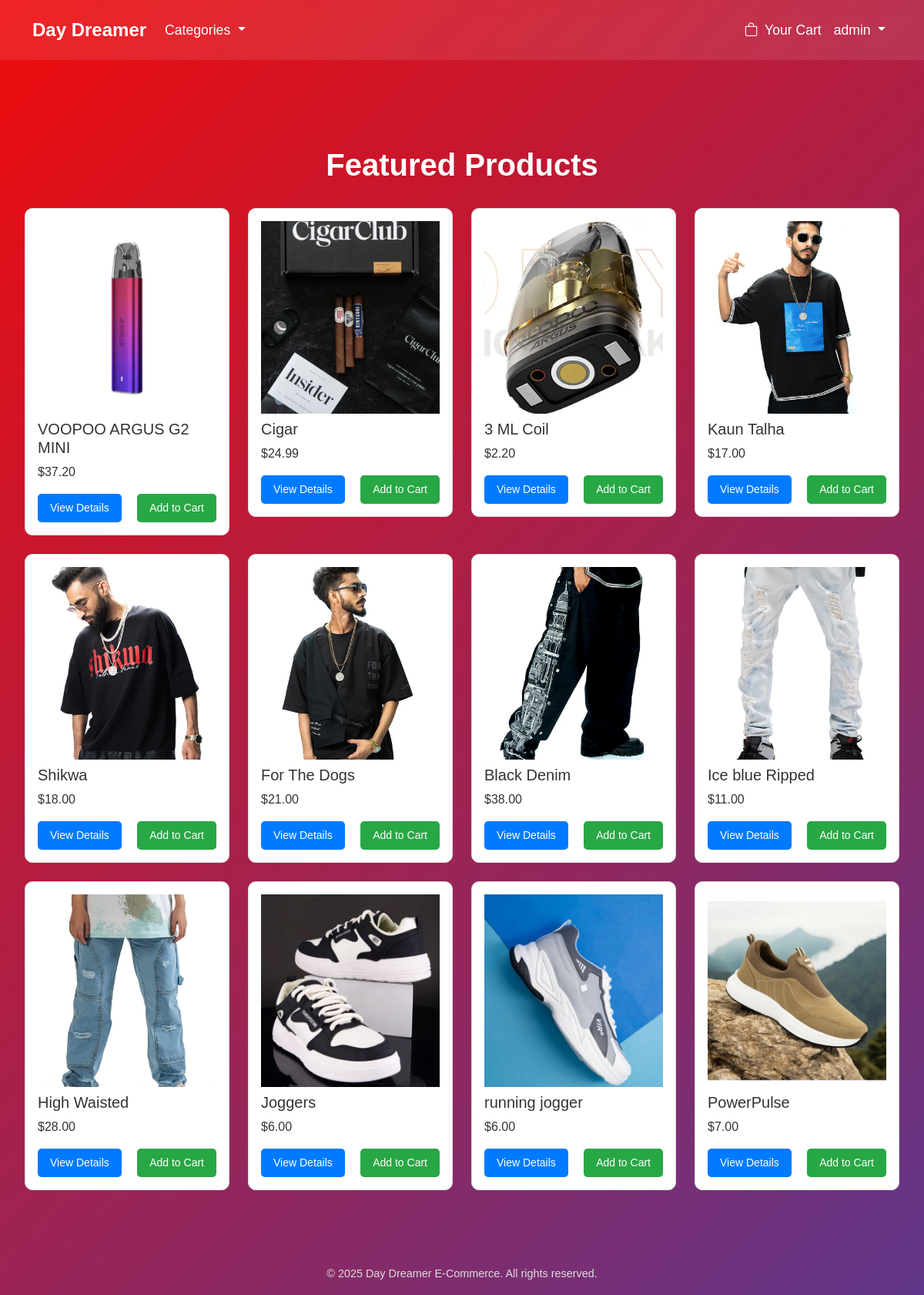
The app's page /dashboard/ (signed in) with its own data.
### users/models.py (models this page shows, shortened)
class CustomUser(AbstractUser):
    email = models.EmailField(unique=True)
    is_verified = models.BooleanField(default=False)
    otp = models.CharField(max_length=6, blank=True, null=True)
    otp_created_at = models.DateTimeField(blank=True, null=True)
    USERNAME_FIELD = 'username'
    REQUIRED_FIELDS = ['email']

### store/models.py (models this page shows, shortened)
class TimeStampMixin(models.Model):
    created_at = models.DateTimeField(auto_now_add=True)
    updated_at = models.DateTimeField(auto_now=True)
    class Meta:
        abstract = True

class Product(TimeStampMixin):
    name = models.CharField(max_length=200)
    description = models.TextField(blank=True, null=True)
    price = models.DecimalField(max_digits=10, decimal_places=2)
    category = models.ForeignKey('Category', on_delete=models.CASCADE)
    stock = models.PositiveIntegerField(default=0)
    image = models.ImageField(upload_to='products/')

### store/views.py (the view)
# urls.py: path('dashboard/', dashboard, name='dashboard'),
@login_required
def dashboard(request):
    products = Product.objects.all()
    categories = Category.objects.all()
    cart = request.session.get('cart', {})
    cart_items_count = len(cart)
    products_with_status = prepare_products(products, cart)
    return render(request, 'dashboard.html', {'products_with_status': products_with_status,'categories': categories,'category': None,'cart_items_count': cart_items_count})

### store/utils.py (called while the page is built)
def get_cart_quantities(cart):
    return {int(product_id): quantity for product_id, quantity in cart.items()}

def prepare_products(products, cart):
    cart_quantities = get_cart_quantities(cart)
    products_with_status = []
    for product in products:
        quantity_in_cart = cart_quantities.get(product.id, 0)
        is_out_of_stock = product.stock == 0 or quantity_in_cart >= product.stock
        products_with_status.append({
            'product': product,
            'quantity_in_cart': quantity_in_cart,
            'is_out_of_stock': is_out_of_stock,
        })
    return products_with_status

### templates/dashboard.html (shortened to what this page needs)
<!DOCTYPE html>
<html lang="en">
<head>
    <link href="https://cdn.jsdelivr.net/npm/bootstrap@5.3.0/dist/css/bootstrap.min.css" rel="stylesheet">
    <link rel="stylesheet" href="https://cdn.jsdelivr.net/npm/bootstrap-icons@1.10.5/font/bootstrap-icons.css">
</head>
<body>
    <nav class="navbar navbar-expand-lg">
        <div class="container">
            <a class="navbar-brand" href="{% url 'store:dashboard' %}">Day Dreamer</a>
            <div class="collapse navbar-collapse" id="navbarNav">
                <ul class="navbar-nav me-auto">
                    <li class="nav-item dropdown">
                        <a class="nav-link dropdown-toggle" href="#" id="categoriesDropdown" role="button" data-bs-toggle="dropdown" aria-expanded="false">
                            {% if category %}{{ category.name }}{% else %}Categories{% endif %}
                        </a>
                    </li>
                </ul>
                <ul class="navbar-nav">
                    <li class="nav-item">
                        <a class="nav-link" href="{% url 'store:view_cart' %}">
                            <i class="bi bi-bag me-1"></i> Your Cart
                        </a>
                    </li>
                    <li class="nav-item dropdown">
                        <a class="nav-link dropdown-toggle" href="#" id="userDropdown" role="button" data-bs-toggle="dropdown" aria-expanded="false">
                            {{ request.user.username|default:"Guest" }}
                        </a>
                    </li>
                </ul>
            </div>
        </div>
    </nav>
    <div class="container-main">
        {% if category %}
            <h1>{{ category.name }}</h1>
            <p class="text-center mb-4">{{ category.description|default:"No description available for this category." }}</p>
        {% else %}
            <h1>Featured Products</h1>
        {% endif %}
        <div class="row">
            {% for item in products_with_status %}
                {% with product=item.product %}
                    <div class="col-md-3 mb-4">
                        <div class="product-card p-3">
                            <div style="position: relative;">
                                {% if product.image %}
                                    <img src="{{ product.image.url }}" alt="{{ product.name }}" class="product-image">
                                {% else %}
                                    <div class="product-image bg-light d-flex align-items-center justify-content-center">
                                        <p class="text-muted">No Image</p>
                                    </div>
                                {% endif %}
                            </div>
                            <h5 class="mt-2">{{ product.name }}</h5>
                            <p>${{ product.price|floatformat:2 }}</p>
                            <div class="d-flex justify-content-between">
                                <a href="{% url 'store:product_detail' product.id %}" class="btn btn-primary btn-sm" aria-label="View Details">View Details</a>
                                {% if item.is_out_of_stock %}
                                    <button class="btn btn-disabled btn-sm" disabled aria-label="Add to Cart">Add to Cart</button>
                                {% else %}
                                    <a href="{% url 'store:add_to_cart' product.id %}" class="btn btn-success btn-sm" aria-label="Add to Cart">Add to Cart</a>
                                {% endif %}
                            </div>
                        </div>
                    </div>
                {% endwith %}
            {% empty %}
                <p class="text-center">No products available.</p>
            {% endfor %}
        </div>
    </div>
    <footer>
        © 2025 Day Dreamer E-Commerce. All rights reserved.
    </footer>
</body>
</html>

### templates/dashboard.html (style rules this page uses)
body { background: linear-gradient(135deg, #ee0b0b, #60368a); min-height: 100vh; font-family: 'Arial', sans-serif; color: #fff; }
.navbar { background: rgba(255, 255, 255, 0.1); backdrop-filter: blur(10px); padding: 1rem 0; }
.navbar-brand { font-size: 1.5rem; font-weight: bold; color: #fff; }
.nav-link { color: #fff !important; font-size: 1.1rem; }
.container-main { max-width: 1200px; margin: 5rem auto; padding: 2rem; }
h1 { font-size: 2.5rem; font-weight: bold; text-align: center; margin-bottom: 2rem; }
.product-card { background: #fff; color: #333; border-radius: 10px; border: 1px solid #ddd; overflow: hidden; transition: transform 0.3s ease; position: relative; }
.product-image { width: 100%; height: 250px; object-fit: cover; }
.btn-primary { background: #007bff; border: none; border-radius: 5px; padding: 0.5rem 1rem; transition: background 0.3s ease; }
.btn-success { background: #28a745; border: none; border-radius: 5px; padding: 0.5rem 1rem; transition: background 0.3s ease; }
footer { text-align: center; padding: 1rem; color: #ddd; font-size: 0.9rem; position: fixed; bottom: 0; width: 100%; }

### records on screen
CustomUser: user.username "admin"
Product: product.image (picture), product.name "VOOPOO ARGUS G2 MINI", product.price "37.20"
Product: product.image (picture), product.name "Cigar", product.price "24.99"
Product: product.image (picture), product.name "3 ML Coil", product.price "2.20"
Product: product.image (picture), product.name "Kaun Talha", product.price "17.00"
Product: product.image (picture), product.name "Shikwa", product.price "18.00"
Product: product.image (picture), product.name "For The Dogs", product.price "21.00"
Product: product.image (picture), product.name "Black Denim", product.price "38.00"
Product: product.image (picture), product.name "Ice blue Ripped", product.price "11.00"
Product: product.image (picture), product.name "High Waisted", product.price "28.00"
Product: product.image (picture), product.name "Joggers", product.price "6.00"
Product: product.image (picture), product.name "running jogger", product.price "6.00"
Product: product.image (picture), product.name "PowerPulse", product.price "7.00"
